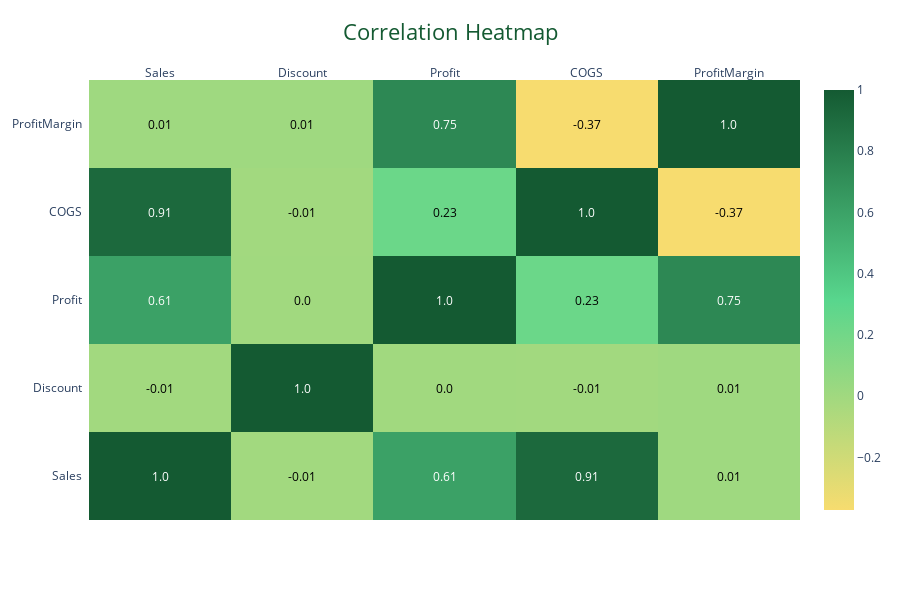

The cell this chart's notebook holds for it:
### Code cell
import pandas as pd
import plotly.figure_factory as ff

# Select numeric columns for correlation
numeric_df = df.select_dtypes(include='number')

# Compute correlation matrix
corr = numeric_df.corr()

# Create heatmap with correct colorscale format
fig = ff.create_annotated_heatmap(
    z=corr.values,
    x=list(corr.columns),
    y=list(corr.index),
    annotation_text=corr.round(2).values,
    colorscale=[[0.0, '#F7DC6F'], [0.5, '#58D68D'], [1.0, '#145A32']],  # ✅ Fixed
    showscale=True
)

# Layout Styling
fig.update_layout(
    title=dict(
        text="Correlation Heatmap",
        x=0.5,
        xanchor='center',
        font=dict(size=22, color='#145A32')
    ),
    plot_bgcolor='white',
    paper_bgcolor='white',
    height=600,
    margin=dict(l=80, r=80, t=80, b=80)
)

fig.show()

### Figure 1 — Plotly figure (JSON) as saved in the notebook; plotly's stock layout.template omitted (floating-point values rounded to 4 significant figures)
{"data": [{"colorscale": [[0, "#F7DC6F"], [0.5, "#58D68D"], [1, "#145A32"]], "reversescale": false, "showscale": true, "type": "heatmap", "x": ["Sales", "Discount", "Profit", "COGS", "ProfitMargin"], "y": ["Sales", "Discount", "Profit", "COGS", "ProfitMargin"], "z": [[1, -0.005512, 0.6053, 0.9147, 0.006503], [-0.005512, 1, 1.748e-05, -0.006745, 0.008282], [0.6053, 1.748e-05, 1, 0.2321, 0.7473], [0.9147, -0.006745, 0.2321, 1, -0.3714], [0.006503, 0.008282, 0.7473, -0.3714, 1]]}], "layout": {"annotations": [{"font": {"color": "#FFFFFF"}, "showarrow": false, "text": "1.0", "x": "Sales", "xref": "x", "y": "Sales", "yref": "y"}, {"font": {"color": "#000000"}, "showarrow": false, "text": "-0.01", "x": "Discount", "xref": "x", "y": "Sales", "yref": "y"}, {"font": {"color": "#FFFFFF"}, "showarrow": false, "text": "0.61", "x": "Profit", "xref": "x", "y": "Sales", "yref": "y"}, {"font": {"color": "#FFFFFF"}, "showarrow": false, "text": "0.91", "x": "COGS", "xref": "x", "y": "Sales", "yref": "y"}, {"font": {"color": "#000000"}, "showarrow": false, "text": "0.01", "x": "ProfitMargin", "xref": "x", "y": "Sales", "yref": "y"}, {"font": {"color": "#000000"}, "showarrow": false, "text": "-0.01", "x": "Sales", "xref": "x", "y": "Discount", "yref": "y"}, {"font": {"color": "#FFFFFF"}, "showarrow": false, "text": "1.0", "x": "Discount", "xref": "x", "y": "Discount", "yref": "y"}, {"font": {"color": "#000000"}, "showarrow": false, "text": "0.0", "x": "Profit", "xref": "x", "y": "Discount", "yref": "y"}, {"font": {"color": "#000000"}, "showarrow": false, "text": "-0.01", "x": "COGS", "xref": "x", "y": "Discount", "yref": "y"}, {"font": {"color": "#000000"}, "showarrow": false, "text": "0.01", "x": "ProfitMargin", "xref": "x", "y": "Discount", "yref": "y"}, {"font": {"color": "#FFFFFF"}, "showarrow": false, "text": "0.61", "x": "Sales", "xref": "x", "y": "Profit", "yref": "y"}, {"font": {"color": "#000000"}, "showarrow": false, "text": "0.0", "x": "Discount", "xref": "x", "y": "Profit", "yref": "y"}, {"font": {"color": "#FFFFFF"}, "showarrow": false, "text": "1.0", "x": "Profit", "xref": "x", "y": "Profit", "yref": "y"}, {"font": {"color": "#000000"}, "showarrow": false, "text": "0.23", "x": "COGS", "xref": "x", "y": "Profit", "yref": "y"}, {"font": {"color": "#FFFFFF"}, "showarrow": false, "text": "0.75", "x": "ProfitMargin", "xref": "x", "y": "Profit", "yref": "y"}, {"font": {"color": "#FFFFFF"}, "showarrow": false, "text": "0.91", "x": "Sales", "xref": "x", "y": "COGS", "yref": "y"}, {"font": {"color": "#000000"}, "showarrow": false, "text": "-0.01", "x": "Discount", "xref": "x", "y": "COGS", "yref": "y"}, {"font": {"color": "#000000"}, "showarrow": false, "text": "0.23", "x": "Profit", "xref": "x", "y": "COGS", "yref": "y"}, {"font": {"color": "#FFFFFF"}, "showarrow": false, "text": "1.0", "x": "COGS", "xref": "x", "y": "COGS", "yref": "y"}, {"font": {"color": "#000000"}, "showarrow": false, "text": "-0.37", "x": "ProfitMargin", "xref": "x", "y": "COGS", "yref": "y"}, {"font": {"color": "#000000"}, "showarrow": false, "text": "0.01", "x": "Sales", "xref": "x", "y": "ProfitMargin", "yref": "y"}, {"font": {"color": "#000000"}, "showarrow": false, "text": "0.01", "x": "Discount", "xref": "x", "y": "ProfitMargin", "yref": "y"}, {"font": {"color": "#FFFFFF"}, "showarrow": false, "text": "0.75", "x": "Profit", "xref": "x", "y": "ProfitMargin", "yref": "y"}, {"font": {"color": "#000000"}, "showarrow": false, "text": "-0.37", "x": "COGS", "xref": "x", "y": "ProfitMargin", "yref": "y"}, {"font": {"color": "#FFFFFF"}, "showarrow": false, "text": "1.0", "x": "ProfitMargin", "xref": "x", "y": "ProfitMargin", "yref": "y"}], "height": 600, "margin": {"b": 80, "l": 80, "r": 80, "t": 80}, "paper_bgcolor": "white", "plot_bgcolor": "white", "title": {"font": {"color": "#145A32", "size": 22}, "text": "Correlation Heatmap", "x": 0.5, "xanchor": "center"}, "xaxis": {"dtick": 1, "gridcolor": "rgb(0, 0, 0)", "side": "top", "ticks": ""}, "yaxis": {"dtick": 1, "ticks": "", "ticksuffix": "  "}}}
